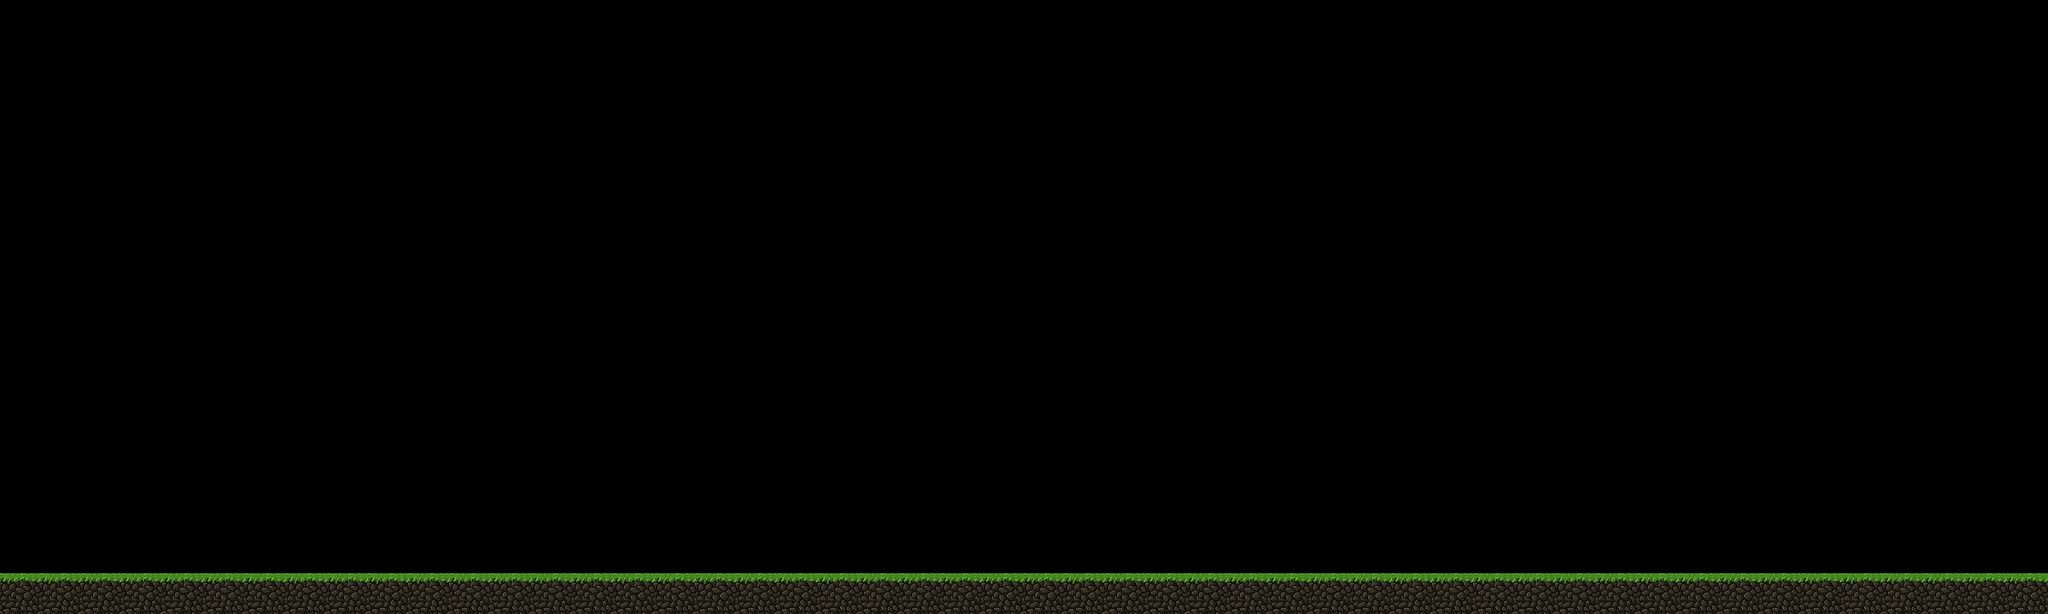

This game map was drawn from its Tiled (.tmx) file and the tilesets committed beside it. A one-line description and the trimmed map source follow:
An orthogonal 50x15 tile map with 64x64 px tiles, 1 tile layer (Tile Layer 1) and 3 objects (t, player, level).

<map version="1.4" tiledversion="1.4.3" orientation="orthogonal" renderorder="right-down" width="50" height="15" tilewidth="64" tileheight="64" infinite="0" nextlayerid="5" nextobjectid="4">
 <tileset firstgid="1" name="dirt_terrain" tilewidth="64" tileheight="64" tilecount="21" columns="7">
  <image source="../graphics/tilesets/terrain/dirt_terrain.png" trans="ffffff" width="448" height="192" />
 </tileset>
 <layer id="1" name="Tile Layer 1" width="50" height="15">
  <data>[750 cells, 50 non-empty, 1 distinct tile ids]</data>
 </layer>
 <objectgroup id="2" name="terrain">
  <object id="1" name="blocker" type="t" x="-2.0303" y="895.273" width="3198" height="64" />
 </objectgroup>
 <objectgroup id="3" name="spawn_points">
  <object id="2" name="player" x="124" y="640" width="64" height="64">
   <properties>
    <property name="location" value="SW" />
   </properties>
  </object>
 </objectgroup>
 <objectgroup id="4" name="level_transitions">
  <object id="3" name="level" x="4" y="0" width="12" height="958">
   <properties>
    <property name="level_transition" value="home_village" />
    <property name="player_spawn" value="SE" />
   </properties>
  </object>
 </objectgroup>
</map>
